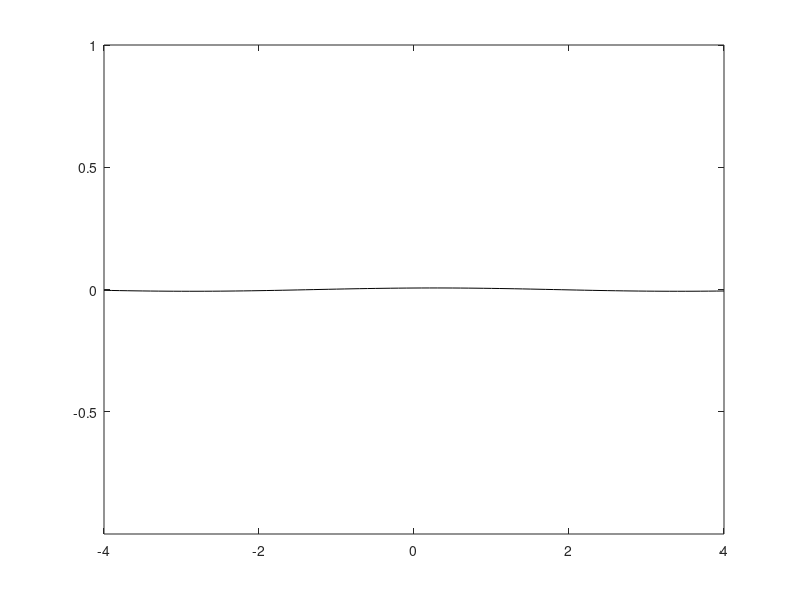

Reproduce this figure in MATLAB.
clear
close 
clc

%
% Exemplo Animação 2 - Sessão 2
% João Inácio, 22nd Mar 2021
%

% Fazer uma função cos(x) decair. 

% Dominío
x = -4:0.1:4;

% Valores de y
y = cos(x);

% Vamos considerar um decaimento exponencial com um fator 
lambda = 0.1;


for i = 1:50
    % Aplicar o decaimento exponencial
    y_dec = y * exp(- lambda * i);
    
    % Fazer o plot
    plot(x, y_dec, '-k')
    % É preciso delimitar os eixos pois estes acompanham o tamanho da
    % função, então não iriamos ver a animação.
    ylim([min(y) max(y)])
    drawnow
    pause(0.1) 
end


% Fazer esta animação "andar"

for i = 1:50
    % Deslocar os valores de x
    x_shifted = x + i;
    % Calcular o valor de y deslocado e aplicar o decaimento
    y_dec_shifted = cos(x_shifted) * exp(- lambda * i);
    
    % Fazer plot
    plot(x, y_dec_shifted, '-k')
    ylim([min(y) max(y)])
    drawnow
    pause(0.1) 
end

